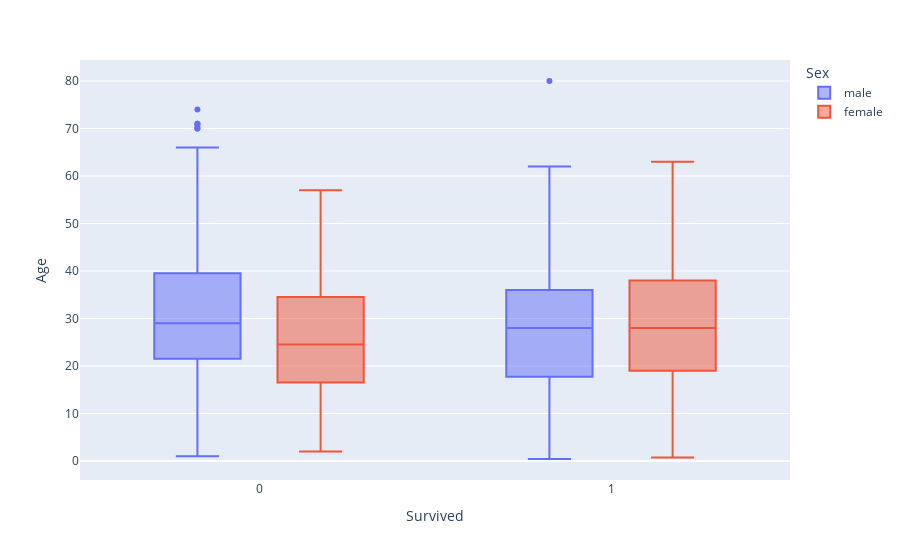

Source (notebook cell):
### Markdown cell above
<p>There are missing data in Age, Cabin and Embarked columns, we'll need to fill in thoses missing columns.</p>

### Code cell
fig = px.box(dfTrain, y='Age', x='Survived', color='Sex')
fig.show()

### Figure 1 — Plotly figure (JSON) as saved in the notebook; plotly's stock layout.template omitted (floating-point values rounded to 4 significant figures; data arrays with more than 128 entries replaced by an {"elided": "..."} marker saying what was removed)
{"data": [{"alignmentgroup": "True", "hovertemplate": "Sex=male<br>Survived=%{x}<br>Age=%{y}<extra></extra>", "legendgroup": "male", "marker": {"color": "#636efa"}, "name": "male", "notched": false, "offsetgroup": "male", "orientation": "v", "showlegend": true, "type": "box", "x": {"elided": "577 int values"}, "x0": " ", "xaxis": "x", "y": {"elided": "577 float values"}, "y0": " ", "yaxis": "y"}, {"alignmentgroup": "True", "hovertemplate": "Sex=female<br>Survived=%{x}<br>Age=%{y}<extra></extra>", "legendgroup": "female", "marker": {"color": "#EF553B"}, "name": "female", "notched": false, "offsetgroup": "female", "orientation": "v", "showlegend": true, "type": "box", "x": {"elided": "314 int values"}, "x0": " ", "xaxis": "x", "y": {"elided": "314 float values"}, "y0": " ", "yaxis": "y"}], "layout": {"boxmode": "group", "legend": {"title": {"text": "Sex"}, "tracegroupgap": 0}, "margin": {"t": 60}, "xaxis": {"anchor": "y", "domain": [0, 1], "title": {"text": "Survived"}}, "yaxis": {"anchor": "x", "domain": [0, 1], "title": {"text": "Age"}}}}
